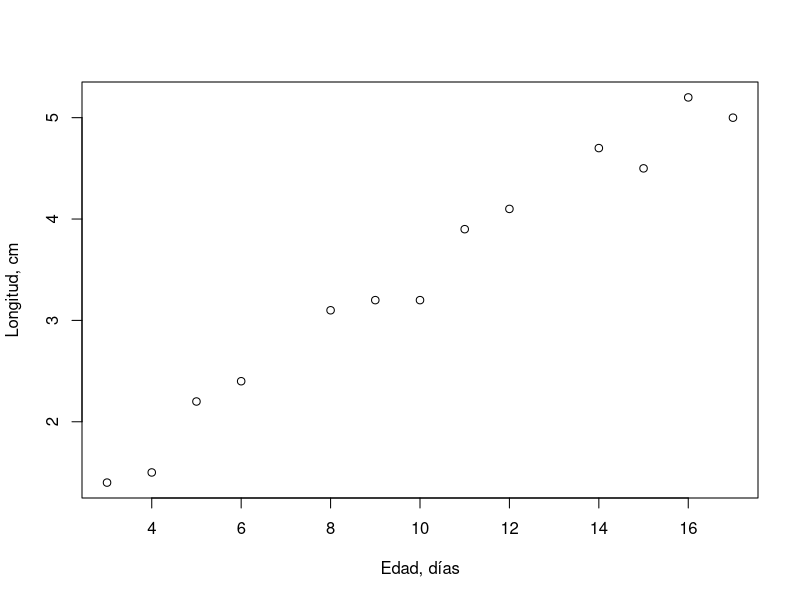
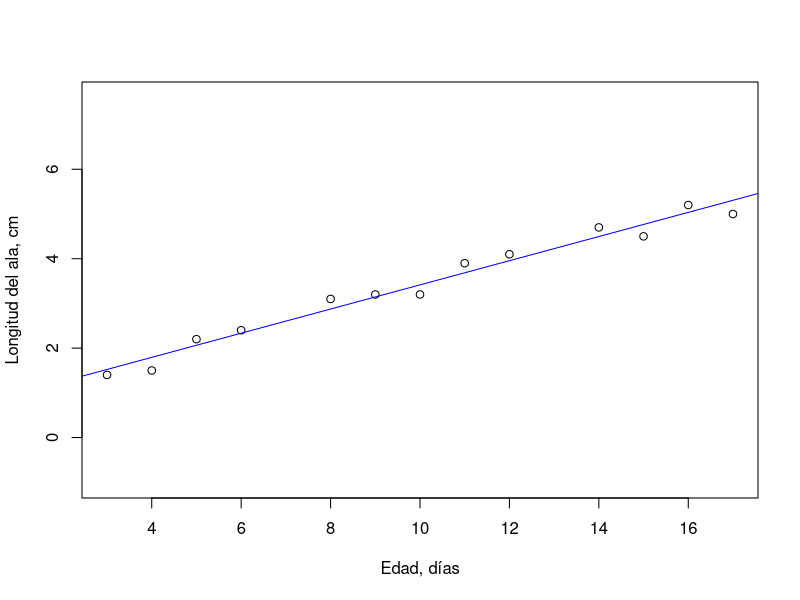
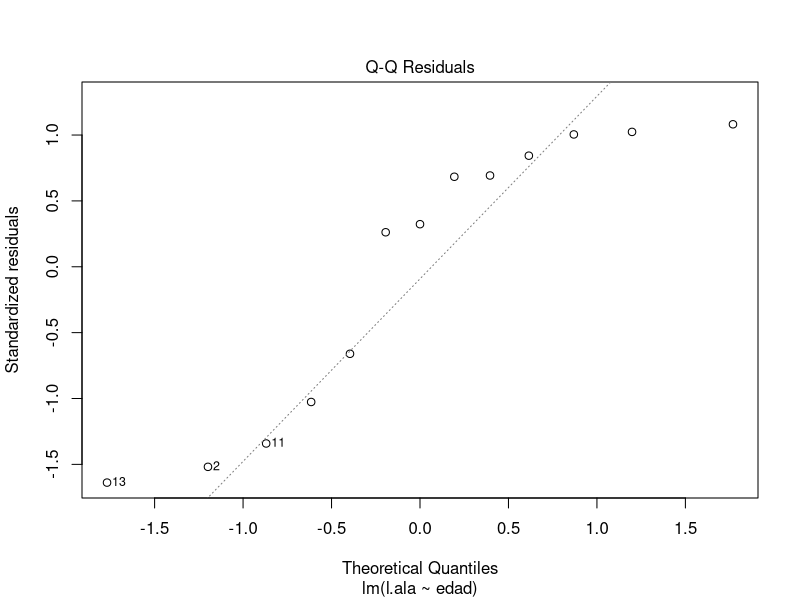
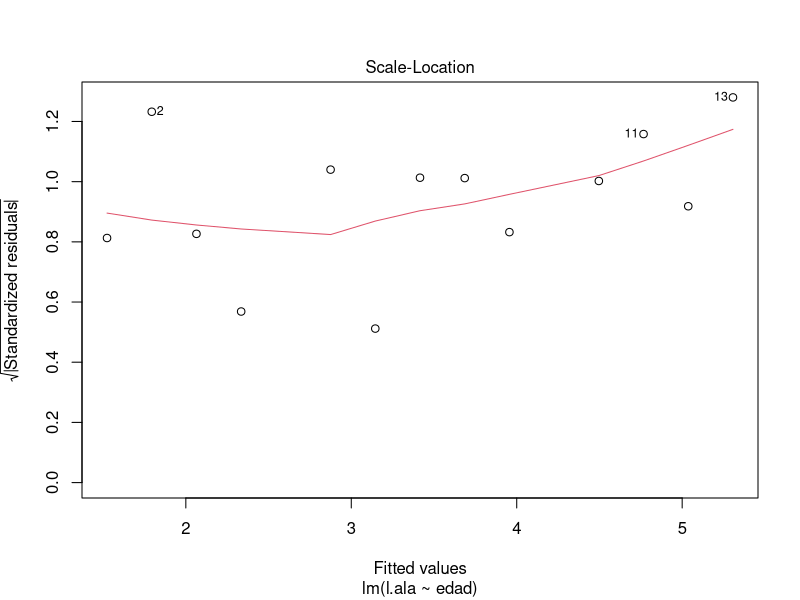

These figures' R source, in order:
## ---- chunk 1
knitr::opts_chunk$set(echo = TRUE)
options("yaml.eval.expr" = TRUE)
## ---- chunk 2
edad <- c(3.0,4.0,5.0,6.0,8.0,9.0,10.0,11.0,12.0,14.0,15.0,16.0,17.0)
l.ala <- c(1.4,1.5,2.2,2.4,3.1,3.2,3.2,3.9,4.1,4.7,4.5,5.2,5.0)
sparrow <- data.frame(edad,l.ala)
#tabla de datos
knitr::kable(sparrow, col.names = c("Edad (días)", "Longitud ala (cm)"), caption = 'Tabla 1.  Longitud del ala derecha de gorriones de diferente edad') 
#gráfica x-y
plot(edad,l.ala,xlab = "Edad, días", ylab = "Longitud, cm")
## ---- chunk 3
#tamaño muestra
n <- length(l.ala)
#medias
X <- mean(sparrow$edad)
Y <- mean(sparrow$l.ala)
#sumatorias
sumX <- sum(sparrow$edad)
sumY <- sum(sparrow$l.ala)
sumX2 <- sum(sparrow$edad^2)
sumXY <- sum(sparrow$edad*sparrow$l.ala)
#suma de cuadrados
SSx2 <- sumX2 - (sumX^2)/n
Sxy <- sumXY - (sumX*sumY)/n
#cálculo de b
est.b <- Sxy/SSx2
# cálculo de a  
est.a = Y - est.b*X
## ---- chunk 4
sprintf("Y = %.3f + %.3fX", est.a, est.b)
## ---- chunk 5
regr <- lm(l.ala ~ edad)
coefficients(regr)
## ---- chunk 6
plot(edad,l.ala, xlab = 'Edad, días', ylab = 'Longitud del ala, cm', asp = 1)
abline(regr, col = 'blue')
## ---- chunk 7
library(dplyr)
library(kableExtra)
tabla2 <- data.frame(
  Fuente.de.Variacion = c("Total", "Regresión", "Residual"),
  SS = c("total SS", "regresión SS", "residual SS"),
  GL = c("n - 1", "1", "n - 2"),
  MS = c(" ", "reg.SS/reg.GL","res.SS/res.GL")
)
kable(tabla2) %>%
  kable_styling(full_width = F) %>%
  column_spec(1, bold = T, border_right = T) %>%
  column_spec(2:4, width = "10em", background = "orange")
## ---- chunk 8
edad <- c(3.0,4.0,5.0,6.0,8.0,9.0,10.0,11.0,12.0,14.0,15.0,16.0,17.0)
l.ala <- c(1.4,1.5,2.2,2.4,3.1,3.2,3.2,3.9,4.1,4.7,4.5,5.2,5.0)
n <- length(edad)
reg1 <- lm(l.ala ~ edad)
coe <- as.matrix(coefficients(reg1))
b <- coe[2,1]
#Total SS
TotalSS <- sum(l.ala^2) - (sum(l.ala)^2)/n
#Regresión SS
RegresSS <- b*(sum(l.ala*edad)-(sum(edad)*sum(l.ala))/n)
#Residual SS
ResidualSS <- TotalSS - RegresSS
#MS
RegresMS <- RegresSS/1
ResidualMS <- ResidualSS/(n-2)
#tabla fuentes de variaciones
SS <- c(TotalSS, RegresSS, ResidualSS)
GL <- c(n-1, 1, n-2)
MS <- c(" ", RegresMS, ResidualMS)
tabla2 <- data.frame(
  Fuente.de.Variacion = c("Total", "Regresión", "Residual"),
  SS, GL, MS)
kable(tabla2) %>%
  kable_styling(full_width = F) %>%
  column_spec(1, bold = T, border_right = T) %>%
  column_spec(2:4, width = "10em", background = "orange")
#Fs
Fcalc <- RegresMS/ResidualMS
Ftabla <- qf(.05,1,n-2, lower.tail = FALSE)
## ---- chunk 9
regrtest <- lm(l.ala ~ edad, data = sparrow)
summary(regrtest)
## ---- chunk 10
# q-q plot de residuales
plot(regrtest, 2)
## ---- chunk 11
# homocedasticidad residuales
plot(regrtest, 3)
## ---- chunk 12
library(kableExtra)
#Y estimado = 4.225
#SumaCuadradosX = 262.0
#residual MS = 0.047701
#mediaX = 10
#n = 13
#error estándar del estimado de Y
syi <- sqrt(0.047701*(1/13 + ((13 - 10)^2)/262))
#intervalo de confianza del estimado 95%
linf <- 4.225 - qt(.025, 11, lower.tail = FALSE)*syi
lsup <- 4.225 + qt(.025, 11, lower.tail = FALSE)*syi
result <- data.frame(syi, "4.225", linf, lsup)
kable(result, format = "markdown", col.names = c("Error Est.", "Y estimada", "Límite inferior", "Límite superior"))
## ---- chunk 13
reg1 <- lm(l.ala ~ edad)
intconf <- predict.lm(reg1, newdata=list(edad=13.0), se.fit = TRUE, 
           interval="confidence", level=.95)
table4 <- data.frame(intconf)
kable(table4[,c(4,1:3)], format = "markdown")
